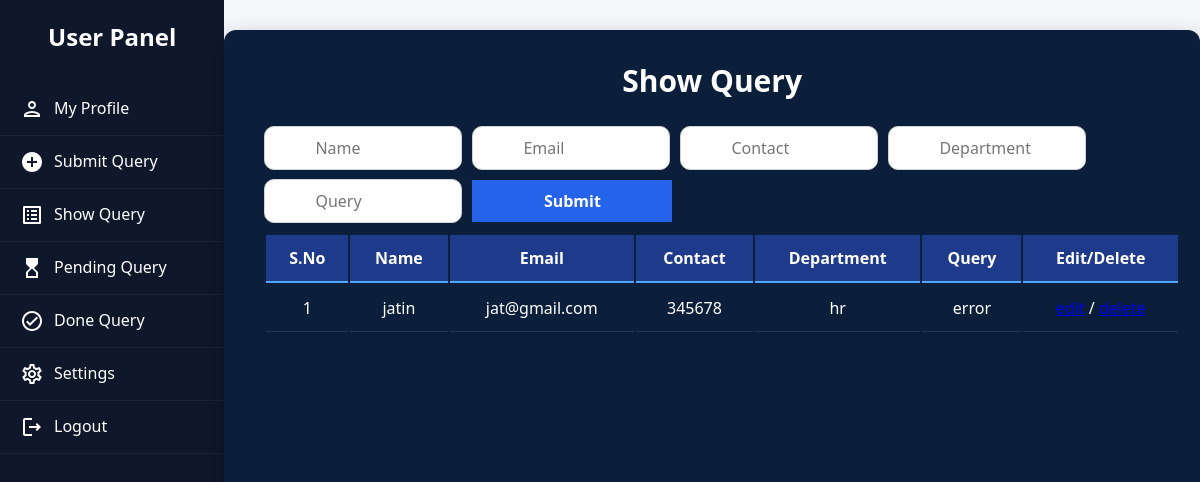
The page /show_q on the database its author committed.
### app/models.py (models this page shows)
class submit_que(models.Model):
    n=models.CharField(max_length=50)
    e=models.EmailField(null=True)
    c=models.CharField(max_length=50)
    d=models.CharField(max_length=50)
    q=models.CharField(max_length=100)

### app/views.py (the view)
# urls.py: path('show_q',views.show_q,name='show_q'),
def show_q(req):
    data1=submit_que.objects.all()
    return render (req,'userpanel.html',{'show_q':True,'data1':data1})

### app/templates/userpanel.html (shortened to what this page needs)
{% load static %}
{% block content %}
<div class="sidebar">
    <h2>User Panel</h2>
    <ul>
        <li>
            <a href="#">
                <span class="material-icons-outlined">person</span>
                My Profile
            </a>
        </li>
        <li>
            <a href="{% url 'submit_q' %}">
                <span class="material-icons-outlined">add_circle</span>
                Submit Query
            </a>
        </li>
        <li>
            <a href="{% url 'show_q' %}">
                <span class="material-icons-outlined">list_alt</span>
                Show Query
            </a>
        </li>
        <li>
            <a href="#">
                <span class="material-icons-outlined">hourglass_top</span>
                Pending Query
            </a>
        </li>
        <li>
            <a href="#">
                <span class="material-icons-outlined">check_circle</span>
                Done Query
            </a>
        </li>
        <li>
            <a href="#">
                <span class="material-icons-outlined">settings</span>
                Settings
            </a>
        </li>
        <li>
            <a href="{% url 'logout' %}">
                <span class="material-icons-outlined">logout</span>
                Logout
            </a>
        </li>
    </ul>
</div>
{% if submit_q %}
        <div class="form-card">
            <h2><u>Query</u></h2>
            <form method="POST">
                {% csrf_token %}
                <div class="form-group">
                    <label>Name :-</label>
                    <input type="text" name="name" required>
                </div>
                <div class="form-group">
                    <label>Email :-</label>
                    <input type="email" name="email" required>
                </div>
                <div class="form-group">
                    <label>Contact :-</label>
                    <input type="number" name="contact" required>
                </div>
                <div class="form-group">
                    <label>Department :-</label>
                    <input type="text" name="dep" required>
                </div>
                <div class="form-group">
                    <label>Query :-</label>
                    <input type="text" name="que" required>
                </div>
                <button type="submit" class="btn-submit">Submit</button>
            </form>
        </div>
{% elif show_q %}
        <div class="form-cardd" style="max-width:100%;">
            <h2>Show Query</h2>
            <table class="tble">
                <thead>
                <form method="post" action="{% url 'search' %}" class="ff">
                        <input type="text" name="name" placeholder="Name" class="inp" >
                        <input type="text" name="email" placeholder="Email" class="inp">
                        <input type="text" name="contact" placeholder="Contact" class="inp">
                        <input type="text" name="dep" placeholder="Department" class="inp" >
                        <input type="text" name="que" placeholder="Query" class="inp">
                        <input type="submit" class="hh">
                </form>
                    <tr>
                        <th>S.No</th>
                        <th>Name</th>
                        <th>Email</th>
                        <th>Contact</th>
                        <th>Department</th>
                        <th>Query</th>
                        <th>Edit/Delete</th>
                    </tr>
                </thead>
                <tbody>
                    {% for i in data1 %}
                    <tr>
                        <td>{{ forloop.counter }}</td>
                        <td>{{ i.n }}</td>
                        <td>{{ i.e }}</td>
                        <td>{{i.c}}</td>
                        <td>{{ i.d }}</td>
                        <td>{{ i.q }}</td>
                        <td><a href="{% url 'edit' pk=i.id %}">edit</a> /
                            <a href="{% url 'delete' pk=i.id %}">delete</a>
                        </td>
                    </tr>
                    {% endfor %}
                </tbody>
            </table>
        </div>
{% endif %}
{% endblock content %}

### app/templates/userpanel.html (style rules this page uses)
* { margin:0; padding:0; box-sizing:border-box; font-family:Segoe UI; }
.sidebar { width:250px; height:100vh; background:#0f172a; color:white; padding-top:20px; }
.sidebar h2 { text-align:center; margin-bottom:30px; }
.sidebar ul { list-style:none; }
.sidebar ul li { padding:14px 20px; border-bottom:1px solid rgba(255,255,255,0.05); transition:0.3s; }
.sidebar ul li a { text-decoration:none; color:white; display:flex; gap:10px; }
.form-card, .form-cardd { background:#ffffff; padding:30px; border-radius:12px; box-shadow:0 8px 20px rgba(0,0,0,0.08); max-width:500px; margin:auto; }
.form-card h2, .form-cardd h2 { text-align:center; margin-bottom:20px; color:#0f172a; }
.form-cardd { background-color:#0b1f3a; padding:30px; border-radius:12px; box-shadow:0 8px 20px rgba(0,0,0,0.3); color:white; width:90%; margin:30px auto; }
.form-cardd h2 { text-align:center; margin-bottom:25px; font-size:30px; color:white; }
.tble { width:100%; margin-top:10px; color:white; margin:10px }
.tble thead { background:#1e3a8a; }
.tble th { padding:12px; font-weight:600; text-align:center; border-bottom:2px solid #4da6ff; }
.tble td { padding:12px; text-align:center; border-bottom:1px solid rgba(255,255,255,0.1); }
.ff { display: flex; flex-wrap: nowrap; gap: 200px; align-items: center; }
.inp { padding: 10px 50px; border: 1px solid #d1d5db; border-radius: 10px; outline: none; font-size: 16px; width: 198px; margin-left: 10px; }
.hh { padding: 10px 22px; background: #2563eb; color: #fff; border: none; font-size: 16px; font-weight: 600; cursor: pointer; transition: all 0.25s ease; margin-top: 10px; width: 200px; margin-left: 10px; }

### rows shown on the page
submit_que: n "jatin", e "jat@gmail.com", c "345678", d "hr", q "error"
